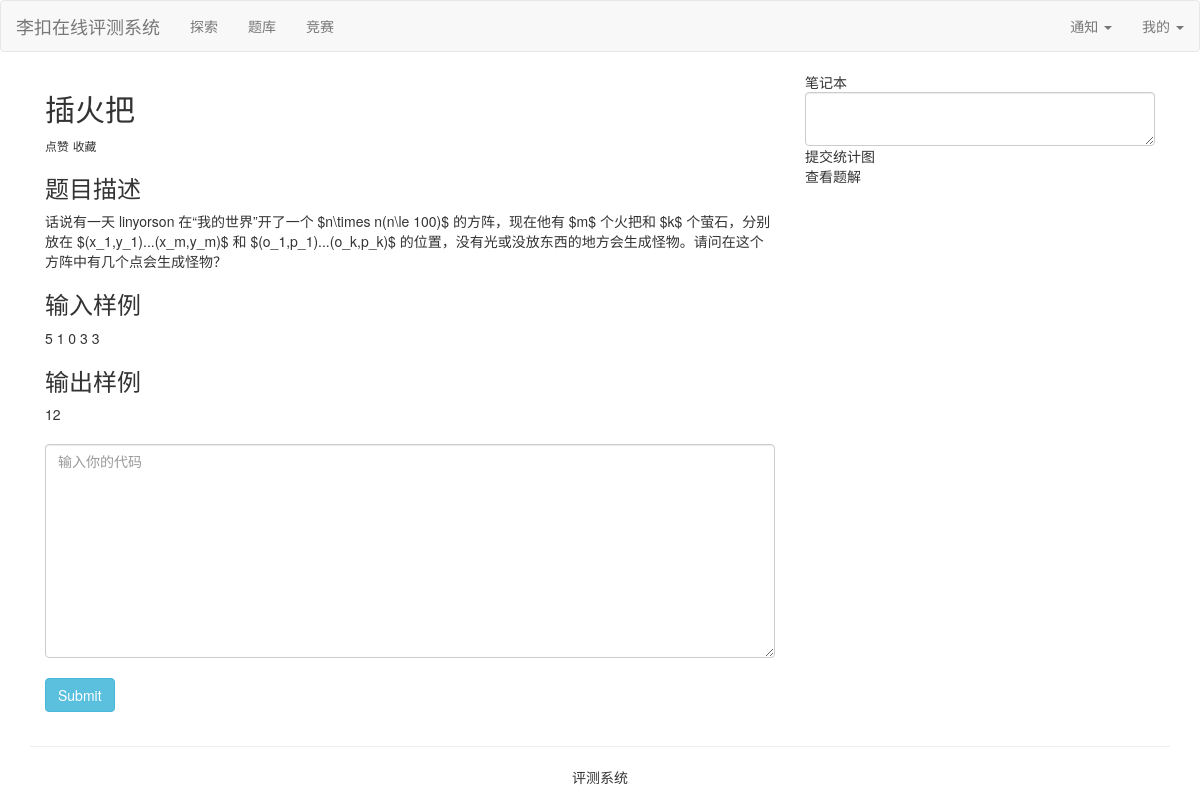
The page /problem/detail/4/ (signed in) on the database its author committed.
### judger_problem/models.py (models this page shows, shortened)
class Problem(models.Model):
    diff = [
        (0, "简单"),
        (1, "中等"),
        (2, "困难"),
    ]
    title = models.CharField(max_length=128, verbose_name="题目标题")
    problem_content = models.TextField(verbose_name="题目内容")
    problem_input = models.CharField(max_length=128, verbose_name="样例输入")
    problem_output = models.CharField(max_length=128, verbose_name="样例输出")
    create_time = models.DateTimeField(auto_now_add=True, verbose_name="创建题目时间")
    difficulty = models.IntegerField(null=True, choices=diff, verbose_name="难度")
    explains = models.IntegerField(default=0, verbose_name="题目题解数量")
    fk_labels = models.ManyToManyField(to=ProblemLabel, verbose_name="题目标签")
    Submits = models.IntegerField(default=0, verbose_name="总的用户提交次数")
    corrects = models.IntegerField(default=0, verbose_name="总的用户正确次数")
    fk_author = models.ForeignKey(to=User, on_delete=models.CASCADE, verbose_name="作者")
    class Meta:
        verbose_name = "题目列表"
        verbose_name_plural = "题目列表"

### judger_problem/views.py (the view, shortened to what this page needs)
# urls.py: path("detail/<int:problem_id>/", views.ProblemDetail.as_view(), name="problemdetail"),
@method_decorator(login_required, name="dispatch")
class ProblemDetail(View):
    def get(self, request, *args, **kwargs):
        problem = Problem.objects.filter(id=kwargs["problem_id"])[0]
        context = {
            "problem_content": problem
        }
        return render(request=request, template_name="judger_problem/templates/problem_detail.html", context=context)

### templates/judger_problem/templates/problem_detail.html (shortened to what this page needs)
{% extends 'base.html' %}
{% block content %}
    <div class="col-md-8">
    <h2>{{ problem_content.title }}</h2>
        <small>点赞</small>
        <small>收藏</small>
    <h3>题目描述</h3>
    {{ problem_content.problem_content }}
    <h3>输入样例</h3>
    {{ problem_content.problem_input }}
    <h3>输出样例</h3>
    {{ problem_content.problem_output }}
    <br>
    <br>
    <form method="post" action=".">
        <textarea name="user_code" class="md-textarea form-control" rows="10" placeholder="输入你的代码" required></textarea>
        <br>
        <input type="submit" class="btn btn-info">
    </form>
    </div>
    <div class="col-md-4">
        笔记本
        <textarea class="md-textarea form-control" row="10"></textarea>
        <div>
            提交统计图
        </div>
        <dvi>
            查看题解
        </dvi>
    </div>
{% endblock %}

### rows shown on the page
Problem: title "插火把", problem_content "话说有一天 linyorson 在“我的世界”开了一个 $n\\times n(n\\le 100)$ 的方阵，现在他有 $m$ 个火把和 $k$ 个萤石，分别放在 $(x_1,y_1)...(x_m,y_m)$ 和 $(o_1,p_1)...(o_k,p_k)$ 的位置，没有光或没放东西的地方会生成怪物。请问在这个方阵中有几个点会生成怪物？", problem_input "5 1 0 3 3", problem_output "12"
